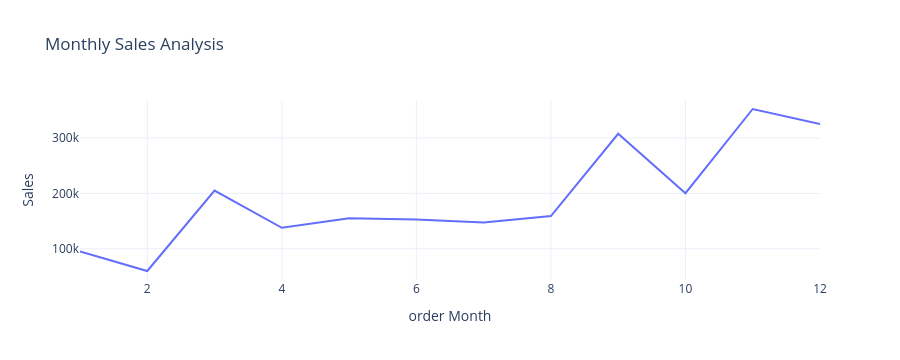

Here is the notebook cell this chart was saved with:
### Code cell
fig = px.line(sales_by_month,x = 'order Month',y = 'Sales',title = 'Monthly Sales Analysis')
fig.show()

### Figure 1 — Plotly figure (JSON) as saved in the notebook; plotly's stock layout.template omitted (floating-point values rounded to 4 significant figures)
{"data": [{"hovertemplate": "order Month=%{x}<br>Sales=%{y}<extra></extra>", "legendgroup": "", "line": {"color": "#636efa", "dash": "solid"}, "marker": {"symbol": "circle"}, "mode": "lines", "name": "", "orientation": "v", "showlegend": false, "type": "scatter", "x": [1, 2, 3, 4, 5, 6, 7, 8, 9, 10, 11, 12], "xaxis": "x", "y": [94920.0, 59750.0, 205000.0, 137800.0, 155000.0, 152700.0, 147200.0, 159000.0, 307600.0, 200300.0, 352500.0, 325300.0], "yaxis": "y"}], "layout": {"autosize": true, "height": 360, "legend": {"tracegroupgap": 0}, "title": {"text": "Monthly Sales Analysis"}, "xaxis": {"anchor": "y", "autorange": true, "domain": [0, 1], "range": [1, 12], "title": {"text": "order Month"}, "type": "linear"}, "yaxis": {"anchor": "x", "autorange": true, "domain": [0, 1], "range": [43490.0, 368700.0], "title": {"text": "Sales"}, "type": "linear"}}}
